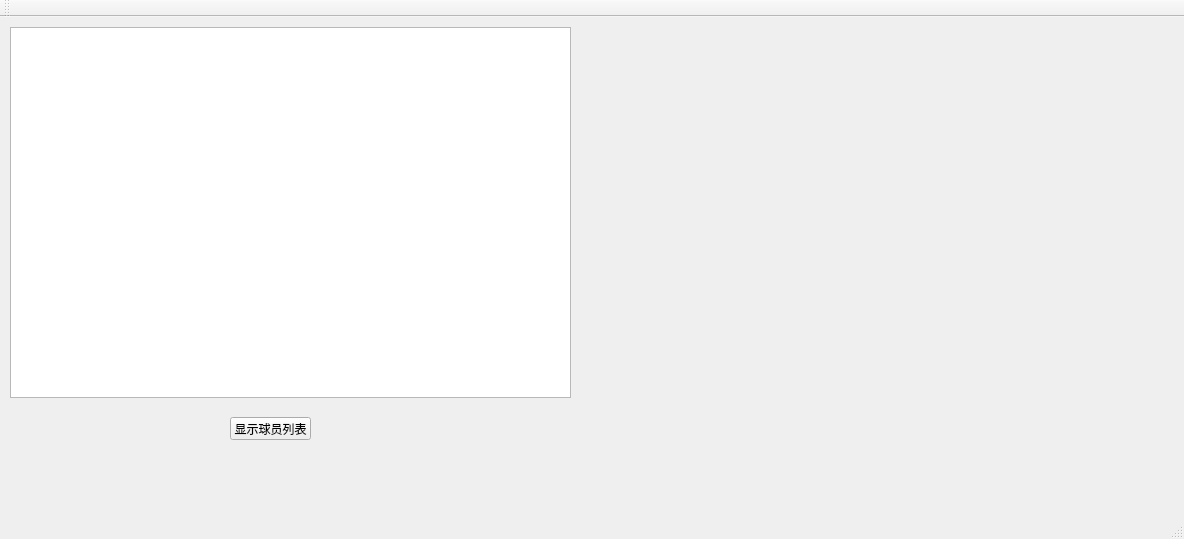
<?xml version="1.0" encoding="UTF-8"?>
<ui version="4.0">
 <class>MainWindow</class>
 <widget class="QMainWindow" name="MainWindow">
  <property name="geometry">
   <rect>
    <x>0</x>
    <y>0</y>
    <width>1184</width>
    <height>539</height>
   </rect>
  </property>
  <property name="windowTitle">
   <string>MainWindow</string>
  </property>
  <widget class="QWidget" name="centralWidget">
   <widget class="QPushButton" name="pushButton">
    <property name="geometry">
     <rect>
      <x>230</x>
      <y>400</y>
      <width>81</width>
      <height>23</height>
     </rect>
    </property>
    <property name="text">
     <string>显示球员列表</string>
    </property>
   </widget>
   <widget class="QTableView" name="tableView">
    <property name="geometry">
     <rect>
      <x>10</x>
      <y>10</y>
      <width>561</width>
      <height>371</height>
     </rect>
    </property>
   </widget>
  </widget>
  <widget class="QMenuBar" name="menuBar">
   <property name="geometry">
    <rect>
     <x>0</x>
     <y>0</y>
     <width>1184</width>
     <height>23</height>
    </rect>
   </property>
  </widget>
  <widget class="QToolBar" name="mainToolBar">
   <attribute name="toolBarArea">
    <enum>TopToolBarArea</enum>
   </attribute>
   <attribute name="toolBarBreak">
    <bool>false</bool>
   </attribute>
  </widget>
  <widget class="QStatusBar" name="statusBar"/>
 </widget>
 <layoutdefault spacing="6" margin="11"/>
 <resources/>
 <connections/>
</ui>
